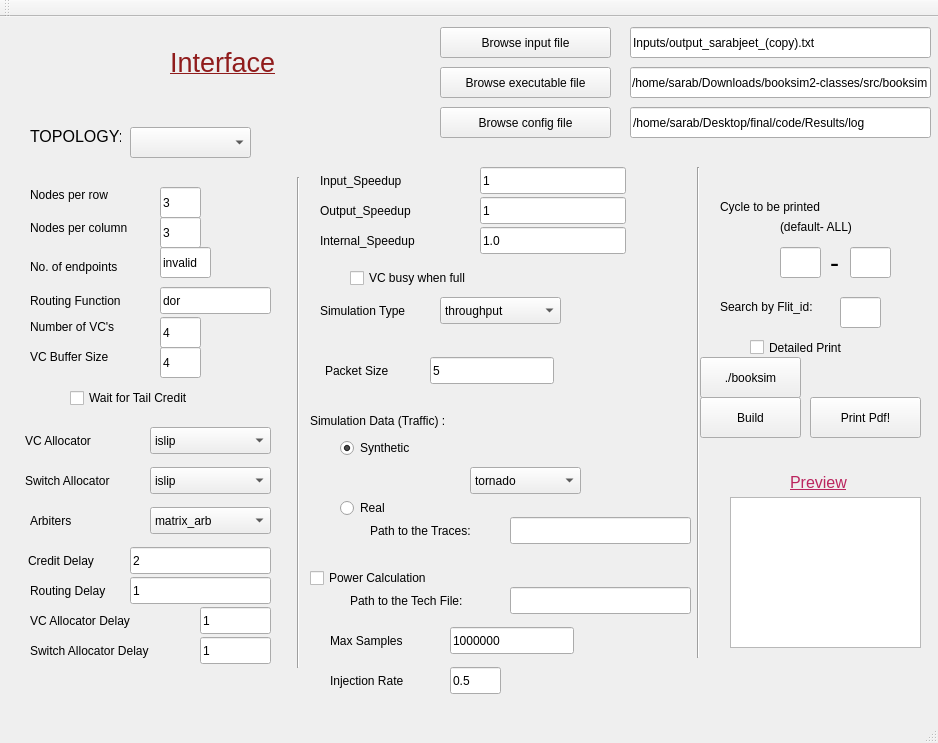
<?xml version="1.0" encoding="UTF-8"?>
<ui version="4.0">
 <class>MainWindow</class>
 <widget class="QMainWindow" name="MainWindow">
  <property name="geometry">
   <rect>
    <x>0</x>
    <y>0</y>
    <width>938</width>
    <height>743</height>
   </rect>
  </property>
  <property name="windowTitle">
   <string>MainWindow</string>
  </property>
  <property name="tabShape">
   <enum>QTabWidget::Triangular</enum>
  </property>
  <widget class="QWidget" name="centralWidget">
   <widget class="QGraphicsView" name="graphicsView">
    <property name="geometry">
     <rect>
      <x>730</x>
      <y>480</y>
      <width>191</width>
      <height>151</height>
     </rect>
    </property>
   </widget>
   <widget class="QLineEdit" name="lineEdit">
    <property name="geometry">
     <rect>
      <x>160</x>
      <y>170</y>
      <width>41</width>
      <height>31</height>
     </rect>
    </property>
    <property name="text">
     <string>3</string>
    </property>
   </widget>
   <widget class="QLineEdit" name="lineEdit_2">
    <property name="geometry">
     <rect>
      <x>160</x>
      <y>200</y>
      <width>41</width>
      <height>31</height>
     </rect>
    </property>
    <property name="text">
     <string>3</string>
    </property>
   </widget>
   <widget class="QLineEdit" name="lineEdit_3">
    <property name="geometry">
     <rect>
      <x>160</x>
      <y>230</y>
      <width>51</width>
      <height>31</height>
     </rect>
    </property>
    <property name="text">
     <string>invalid</string>
    </property>
   </widget>
   <widget class="QPushButton" name="print">
    <property name="geometry">
     <rect>
      <x>810</x>
      <y>380</y>
      <width>111</width>
      <height>41</height>
     </rect>
    </property>
    <property name="text">
     <string>Print Pdf!</string>
    </property>
   </widget>
   <widget class="QLabel" name="label_3">
    <property name="geometry">
     <rect>
      <x>30</x>
      <y>170</y>
      <width>111</width>
      <height>16</height>
     </rect>
    </property>
    <property name="text">
     <string>Nodes per row</string>
    </property>
   </widget>
   <widget class="QLabel" name="label_4">
    <property name="geometry">
     <rect>
      <x>30</x>
      <y>200</y>
      <width>131</width>
      <height>21</height>
     </rect>
    </property>
    <property name="text">
     <string>Nodes per column</string>
    </property>
   </widget>
   <widget class="QLabel" name="label_5">
    <property name="geometry">
     <rect>
      <x>30</x>
      <y>240</y>
      <width>114</width>
      <height>20</height>
     </rect>
    </property>
    <property name="text">
     <string>No. of endpoints</string>
    </property>
   </widget>
   <widget class="QComboBox" name="comboBox">
    <property name="geometry">
     <rect>
      <x>130</x>
      <y>110</y>
      <width>121</width>
      <height>31</height>
     </rect>
    </property>
   </widget>
   <widget class="QLabel" name="label_7">
    <property name="geometry">
     <rect>
      <x>30</x>
      <y>300</y>
      <width>114</width>
      <height>20</height>
     </rect>
    </property>
    <property name="text">
     <string>Number of VC's</string>
    </property>
   </widget>
   <widget class="QLabel" name="label_8">
    <property name="geometry">
     <rect>
      <x>30</x>
      <y>330</y>
      <width>114</width>
      <height>20</height>
     </rect>
    </property>
    <property name="text">
     <string>VC Buffer Size</string>
    </property>
   </widget>
   <widget class="QLineEdit" name="lineEdit_5">
    <property name="geometry">
     <rect>
      <x>160</x>
      <y>300</y>
      <width>41</width>
      <height>31</height>
     </rect>
    </property>
    <property name="text">
     <string>4</string>
    </property>
   </widget>
   <widget class="QLineEdit" name="lineEdit_8">
    <property name="geometry">
     <rect>
      <x>160</x>
      <y>330</y>
      <width>41</width>
      <height>31</height>
     </rect>
    </property>
    <property name="text">
     <string>4</string>
    </property>
   </widget>
   <widget class="QLabel" name="label_9">
    <property name="geometry">
     <rect>
      <x>720</x>
      <y>180</y>
      <width>161</width>
      <height>20</height>
     </rect>
    </property>
    <property name="text">
     <string>Cycle to be printed</string>
    </property>
   </widget>
   <widget class="QLabel" name="label_10">
    <property name="geometry">
     <rect>
      <x>780</x>
      <y>200</y>
      <width>111</width>
      <height>20</height>
     </rect>
    </property>
    <property name="text">
     <string>(default- ALL)</string>
    </property>
   </widget>
   <widget class="QLineEdit" name="lineEdit_9">
    <property name="geometry">
     <rect>
      <x>780</x>
      <y>230</y>
      <width>41</width>
      <height>31</height>
     </rect>
    </property>
   </widget>
   <widget class="QLineEdit" name="lineEdit_10">
    <property name="geometry">
     <rect>
      <x>850</x>
      <y>230</y>
      <width>41</width>
      <height>31</height>
     </rect>
    </property>
   </widget>
   <widget class="QLabel" name="label_11">
    <property name="geometry">
     <rect>
      <x>830</x>
      <y>230</y>
      <width>41</width>
      <height>20</height>
     </rect>
    </property>
    <property name="text">
     <string>&lt;html&gt;&lt;head/&gt;&lt;body&gt;&lt;p&gt;&lt;span style=&quot; font-size:20pt;&quot;&gt;-&lt;/span&gt;&lt;/p&gt;&lt;/body&gt;&lt;/html&gt;</string>
    </property>
   </widget>
   <widget class="QLabel" name="label_12">
    <property name="geometry">
     <rect>
      <x>720</x>
      <y>280</y>
      <width>161</width>
      <height>20</height>
     </rect>
    </property>
    <property name="text">
     <string>&lt;html&gt;&lt;head/&gt;&lt;body&gt;&lt;p&gt;Search by Flit_id:&lt;/p&gt;&lt;/body&gt;&lt;/html&gt;</string>
    </property>
   </widget>
   <widget class="QLineEdit" name="lineEdit_11">
    <property name="geometry">
     <rect>
      <x>840</x>
      <y>280</y>
      <width>41</width>
      <height>31</height>
     </rect>
    </property>
   </widget>
   <widget class="QCheckBox" name="checkBox">
    <property name="geometry">
     <rect>
      <x>750</x>
      <y>320</y>
      <width>151</width>
      <height>21</height>
     </rect>
    </property>
    <property name="text">
     <string>Detailed Print</string>
    </property>
   </widget>
   <widget class="QLabel" name="label_6">
    <property name="geometry">
     <rect>
      <x>170</x>
      <y>20</y>
      <width>241</width>
      <height>51</height>
     </rect>
    </property>
    <property name="text">
     <string>&lt;html&gt;&lt;head/&gt;&lt;body&gt;&lt;p&gt;&lt;span style=&quot; font-size:20pt; text-decoration: underline; color:#901c1c;&quot;&gt;Interface&lt;/span&gt;&lt;/p&gt;&lt;/body&gt;&lt;/html&gt;</string>
    </property>
   </widget>
   <widget class="QLabel" name="label_13">
    <property name="geometry">
     <rect>
      <x>790</x>
      <y>450</y>
      <width>71</width>
      <height>31</height>
     </rect>
    </property>
    <property name="text">
     <string>&lt;html&gt;&lt;head/&gt;&lt;body&gt;&lt;p&gt;&lt;span style=&quot; font-size:12pt; text-decoration: underline; color:#bb255e;&quot;&gt;Preview&lt;/span&gt;&lt;/p&gt;&lt;/body&gt;&lt;/html&gt;</string>
    </property>
   </widget>
   <widget class="QLabel" name="label_14">
    <property name="geometry">
     <rect>
      <x>30</x>
      <y>110</y>
      <width>91</width>
      <height>16</height>
     </rect>
    </property>
    <property name="text">
     <string>&lt;html&gt;&lt;head/&gt;&lt;body&gt;&lt;p&gt;&lt;span style=&quot; font-size:12pt;&quot;&gt;TOPOLOGY:&lt;/span&gt;&lt;/p&gt;&lt;/body&gt;&lt;/html&gt;</string>
    </property>
   </widget>
   <widget class="QLineEdit" name="lineEdit_4">
    <property name="geometry">
     <rect>
      <x>160</x>
      <y>270</y>
      <width>111</width>
      <height>27</height>
     </rect>
    </property>
    <property name="text">
     <string>dor</string>
    </property>
   </widget>
   <widget class="QLabel" name="label_15">
    <property name="geometry">
     <rect>
      <x>30</x>
      <y>270</y>
      <width>121</width>
      <height>27</height>
     </rect>
    </property>
    <property name="text">
     <string>Routing Function</string>
    </property>
   </widget>
   <widget class="QCheckBox" name="checkBox_2">
    <property name="geometry">
     <rect>
      <x>70</x>
      <y>370</y>
      <width>158</width>
      <height>22</height>
     </rect>
    </property>
    <property name="text">
     <string>Wait for Tail Credit</string>
    </property>
   </widget>
   <widget class="QLabel" name="label_16">
    <property name="geometry">
     <rect>
      <x>25</x>
      <y>410</y>
      <width>111</width>
      <height>27</height>
     </rect>
    </property>
    <property name="text">
     <string>VC Allocator</string>
    </property>
   </widget>
   <widget class="QComboBox" name="comboBox_4">
    <property name="geometry">
     <rect>
      <x>150</x>
      <y>410</y>
      <width>121</width>
      <height>27</height>
     </rect>
    </property>
    <item>
     <property name="text">
      <string>islip</string>
     </property>
    </item>
    <item>
     <property name="text">
      <string>loa</string>
     </property>
    </item>
    <item>
     <property name="text">
      <string>maxsize</string>
     </property>
    </item>
    <item>
     <property name="text">
      <string>pim</string>
     </property>
    </item>
    <item>
     <property name="text">
      <string>selalloc</string>
     </property>
    </item>
    <item>
     <property name="text">
      <string>separable</string>
     </property>
    </item>
    <item>
     <property name="text">
      <string>separable_input_first</string>
     </property>
    </item>
    <item>
     <property name="text">
      <string>seperable_output_first</string>
     </property>
    </item>
    <item>
     <property name="text">
      <string>wavefront</string>
     </property>
    </item>
   </widget>
   <widget class="QLabel" name="label_17">
    <property name="geometry">
     <rect>
      <x>25</x>
      <y>450</y>
      <width>111</width>
      <height>27</height>
     </rect>
    </property>
    <property name="text">
     <string>Switch Allocator</string>
    </property>
   </widget>
   <widget class="QLabel" name="label_18">
    <property name="geometry">
     <rect>
      <x>28</x>
      <y>530</y>
      <width>85</width>
      <height>27</height>
     </rect>
    </property>
    <property name="text">
     <string>Credit Delay</string>
    </property>
   </widget>
   <widget class="QLineEdit" name="lineEdit_12">
    <property name="geometry">
     <rect>
      <x>130</x>
      <y>530</y>
      <width>141</width>
      <height>27</height>
     </rect>
    </property>
    <property name="text">
     <string>2</string>
    </property>
   </widget>
   <widget class="QLineEdit" name="lineEdit_13">
    <property name="geometry">
     <rect>
      <x>130</x>
      <y>560</y>
      <width>141</width>
      <height>27</height>
     </rect>
    </property>
    <property name="text">
     <string>1</string>
    </property>
   </widget>
   <widget class="QLabel" name="label_19">
    <property name="geometry">
     <rect>
      <x>30</x>
      <y>560</y>
      <width>97</width>
      <height>27</height>
     </rect>
    </property>
    <property name="text">
     <string>Routing Delay</string>
    </property>
   </widget>
   <widget class="QLineEdit" name="lineEdit_14">
    <property name="geometry">
     <rect>
      <x>200</x>
      <y>590</y>
      <width>71</width>
      <height>27</height>
     </rect>
    </property>
    <property name="text">
     <string>1</string>
    </property>
   </widget>
   <widget class="QLabel" name="label_20">
    <property name="geometry">
     <rect>
      <x>30</x>
      <y>590</y>
      <width>128</width>
      <height>27</height>
     </rect>
    </property>
    <property name="text">
     <string>VC Allocator Delay</string>
    </property>
   </widget>
   <widget class="QLineEdit" name="lineEdit_15">
    <property name="geometry">
     <rect>
      <x>200</x>
      <y>620</y>
      <width>71</width>
      <height>27</height>
     </rect>
    </property>
    <property name="text">
     <string>1</string>
    </property>
   </widget>
   <widget class="QLabel" name="label_21">
    <property name="geometry">
     <rect>
      <x>30</x>
      <y>620</y>
      <width>154</width>
      <height>27</height>
     </rect>
    </property>
    <property name="text">
     <string>Switch Allocator Delay</string>
    </property>
   </widget>
   <widget class="Line" name="line">
    <property name="geometry">
     <rect>
      <x>290</x>
      <y>160</y>
      <width>16</width>
      <height>491</height>
     </rect>
    </property>
    <property name="orientation">
     <enum>Qt::Vertical</enum>
    </property>
   </widget>
   <widget class="Line" name="line_2">
    <property name="geometry">
     <rect>
      <x>690</x>
      <y>150</y>
      <width>16</width>
      <height>491</height>
     </rect>
    </property>
    <property name="orientation">
     <enum>Qt::Vertical</enum>
    </property>
   </widget>
   <widget class="QLineEdit" name="lineEdit_16">
    <property name="geometry">
     <rect>
      <x>480</x>
      <y>150</y>
      <width>146</width>
      <height>27</height>
     </rect>
    </property>
    <property name="text">
     <string>1</string>
    </property>
   </widget>
   <widget class="QLabel" name="label_22">
    <property name="geometry">
     <rect>
      <x>320</x>
      <y>150</y>
      <width>121</width>
      <height>27</height>
     </rect>
    </property>
    <property name="text">
     <string>Input_Speedup</string>
    </property>
   </widget>
   <widget class="QLabel" name="label_23">
    <property name="geometry">
     <rect>
      <x>320</x>
      <y>180</y>
      <width>121</width>
      <height>27</height>
     </rect>
    </property>
    <property name="text">
     <string>Output_Speedup</string>
    </property>
   </widget>
   <widget class="QLineEdit" name="lineEdit_17">
    <property name="geometry">
     <rect>
      <x>480</x>
      <y>180</y>
      <width>146</width>
      <height>27</height>
     </rect>
    </property>
    <property name="text">
     <string>1</string>
    </property>
   </widget>
   <widget class="QLabel" name="label_24">
    <property name="geometry">
     <rect>
      <x>320</x>
      <y>210</y>
      <width>121</width>
      <height>27</height>
     </rect>
    </property>
    <property name="text">
     <string>Internal_Speedup</string>
    </property>
   </widget>
   <widget class="QLineEdit" name="lineEdit_18">
    <property name="geometry">
     <rect>
      <x>480</x>
      <y>210</y>
      <width>146</width>
      <height>27</height>
     </rect>
    </property>
    <property name="text">
     <string>1.0</string>
    </property>
   </widget>
   <widget class="QCheckBox" name="checkBox_3">
    <property name="geometry">
     <rect>
      <x>350</x>
      <y>250</y>
      <width>162</width>
      <height>22</height>
     </rect>
    </property>
    <property name="text">
     <string>VC busy when full</string>
    </property>
   </widget>
   <widget class="QLabel" name="label_26">
    <property name="geometry">
     <rect>
      <x>325</x>
      <y>340</y>
      <width>76</width>
      <height>27</height>
     </rect>
    </property>
    <property name="text">
     <string>Packet Size</string>
    </property>
   </widget>
   <widget class="QLineEdit" name="lineEdit_20">
    <property name="geometry">
     <rect>
      <x>430</x>
      <y>340</y>
      <width>124</width>
      <height>27</height>
     </rect>
    </property>
    <property name="text">
     <string>5</string>
    </property>
   </widget>
   <widget class="QLabel" name="label_27">
    <property name="geometry">
     <rect>
      <x>320</x>
      <y>280</y>
      <width>121</width>
      <height>27</height>
     </rect>
    </property>
    <property name="text">
     <string>Simulation Type</string>
    </property>
   </widget>
   <widget class="QLineEdit" name="lineEdit_22">
    <property name="geometry">
     <rect>
      <x>450</x>
      <y>610</y>
      <width>124</width>
      <height>27</height>
     </rect>
    </property>
    <property name="text">
     <string>1000000</string>
    </property>
   </widget>
   <widget class="QLabel" name="label_28">
    <property name="geometry">
     <rect>
      <x>330</x>
      <y>610</y>
      <width>101</width>
      <height>27</height>
     </rect>
    </property>
    <property name="text">
     <string>Max Samples</string>
    </property>
   </widget>
   <widget class="QLineEdit" name="lineEdit_23">
    <property name="geometry">
     <rect>
      <x>450</x>
      <y>650</y>
      <width>51</width>
      <height>27</height>
     </rect>
    </property>
    <property name="text">
     <string>0.5</string>
    </property>
   </widget>
   <widget class="QLabel" name="label_29">
    <property name="geometry">
     <rect>
      <x>330</x>
      <y>650</y>
      <width>101</width>
      <height>27</height>
     </rect>
    </property>
    <property name="text">
     <string>Injection Rate</string>
    </property>
   </widget>
   <widget class="QComboBox" name="comboBox_5">
    <property name="geometry">
     <rect>
      <x>150</x>
      <y>450</y>
      <width>121</width>
      <height>27</height>
     </rect>
    </property>
    <item>
     <property name="text">
      <string>islip</string>
     </property>
    </item>
    <item>
     <property name="text">
      <string>loa</string>
     </property>
    </item>
    <item>
     <property name="text">
      <string>maxsize</string>
     </property>
    </item>
    <item>
     <property name="text">
      <string>pim</string>
     </property>
    </item>
    <item>
     <property name="text">
      <string>selalloc</string>
     </property>
    </item>
    <item>
     <property name="text">
      <string>separable</string>
     </property>
    </item>
    <item>
     <property name="text">
      <string>separable_input_first</string>
     </property>
    </item>
    <item>
     <property name="text">
      <string>seperable_output_first</string>
     </property>
    </item>
    <item>
     <property name="text">
      <string>wavefront</string>
     </property>
    </item>
   </widget>
   <widget class="QComboBox" name="comboBox_2">
    <property name="geometry">
     <rect>
      <x>440</x>
      <y>280</y>
      <width>121</width>
      <height>27</height>
     </rect>
    </property>
    <item>
     <property name="text">
      <string>throughput</string>
     </property>
    </item>
    <item>
     <property name="text">
      <string>latency</string>
     </property>
    </item>
   </widget>
   <widget class="QLabel" name="label_30">
    <property name="geometry">
     <rect>
      <x>30</x>
      <y>490</y>
      <width>111</width>
      <height>27</height>
     </rect>
    </property>
    <property name="text">
     <string>Arbiters</string>
    </property>
   </widget>
   <widget class="QComboBox" name="comboBox_3">
    <property name="geometry">
     <rect>
      <x>150</x>
      <y>490</y>
      <width>121</width>
      <height>27</height>
     </rect>
    </property>
    <item>
     <property name="text">
      <string>matrix_arb</string>
     </property>
    </item>
    <item>
     <property name="text">
      <string>prio_arb</string>
     </property>
    </item>
    <item>
     <property name="text">
      <string>roundrobin_arb</string>
     </property>
    </item>
    <item>
     <property name="text">
      <string>tree_arb</string>
     </property>
    </item>
   </widget>
   <widget class="QLabel" name="label_31">
    <property name="geometry">
     <rect>
      <x>310</x>
      <y>390</y>
      <width>181</width>
      <height>27</height>
     </rect>
    </property>
    <property name="text">
     <string>Simulation Data (Traffic) :</string>
    </property>
   </widget>
   <widget class="QRadioButton" name="radioButton">
    <property name="geometry">
     <rect>
      <x>340</x>
      <y>420</y>
      <width>117</width>
      <height>22</height>
     </rect>
    </property>
    <property name="text">
     <string>Synthetic</string>
    </property>
    <property name="checked">
     <bool>true</bool>
    </property>
    <attribute name="buttonGroup">
     <string notr="true">buttonGroup</string>
    </attribute>
   </widget>
   <widget class="QComboBox" name="comboBox_6">
    <property name="geometry">
     <rect>
      <x>470</x>
      <y>450</y>
      <width>111</width>
      <height>27</height>
     </rect>
    </property>
    <item>
     <property name="text">
      <string>tornado</string>
     </property>
    </item>
    <item>
     <property name="text">
      <string>bitcomp</string>
     </property>
    </item>
    <item>
     <property name="text">
      <string>transpose</string>
     </property>
    </item>
    <item>
     <property name="text">
      <string>bitrev</string>
     </property>
    </item>
    <item>
     <property name="text">
      <string>shuffle</string>
     </property>
    </item>
    <item>
     <property name="text">
      <string>uniform</string>
     </property>
    </item>
    <item>
     <property name="text">
      <string>diagonal</string>
     </property>
    </item>
    <item>
     <property name="text">
      <string>assymetric</string>
     </property>
    </item>
    <item>
     <property name="text">
      <string>taper64</string>
     </property>
    </item>
   </widget>
   <widget class="QLineEdit" name="lineEdit_21">
    <property name="geometry">
     <rect>
      <x>510</x>
      <y>500</y>
      <width>181</width>
      <height>27</height>
     </rect>
    </property>
    <property name="text">
     <string/>
    </property>
   </widget>
   <widget class="QLabel" name="label_32">
    <property name="geometry">
     <rect>
      <x>370</x>
      <y>500</y>
      <width>131</width>
      <height>27</height>
     </rect>
    </property>
    <property name="text">
     <string>Path to the Traces:</string>
    </property>
   </widget>
   <widget class="QCheckBox" name="checkBox_4">
    <property name="geometry">
     <rect>
      <x>310</x>
      <y>550</y>
      <width>171</width>
      <height>22</height>
     </rect>
    </property>
    <property name="text">
     <string>Power Calculation</string>
    </property>
   </widget>
   <widget class="QLineEdit" name="lineEdit_24">
    <property name="geometry">
     <rect>
      <x>510</x>
      <y>570</y>
      <width>181</width>
      <height>27</height>
     </rect>
    </property>
    <property name="text">
     <string/>
    </property>
   </widget>
   <widget class="QLabel" name="label_33">
    <property name="geometry">
     <rect>
      <x>350</x>
      <y>570</y>
      <width>151</width>
      <height>27</height>
     </rect>
    </property>
    <property name="text">
     <string>Path to the Tech File:</string>
    </property>
   </widget>
   <widget class="QRadioButton" name="radioButton_2">
    <property name="geometry">
     <rect>
      <x>340</x>
      <y>480</y>
      <width>117</width>
      <height>22</height>
     </rect>
    </property>
    <property name="text">
     <string>Real</string>
    </property>
    <attribute name="buttonGroup">
     <string notr="true">buttonGroup</string>
    </attribute>
   </widget>
   <widget class="QPushButton" name="build">
    <property name="geometry">
     <rect>
      <x>700</x>
      <y>380</y>
      <width>101</width>
      <height>41</height>
     </rect>
    </property>
    <property name="text">
     <string>Build</string>
    </property>
   </widget>
   <widget class="QPushButton" name="run">
    <property name="geometry">
     <rect>
      <x>700</x>
      <y>340</y>
      <width>101</width>
      <height>41</height>
     </rect>
    </property>
    <property name="text">
     <string>./booksim</string>
    </property>
   </widget>
   <widget class="QPushButton" name="browse">
    <property name="geometry">
     <rect>
      <x>440</x>
      <y>10</y>
      <width>171</width>
      <height>31</height>
     </rect>
    </property>
    <property name="text">
     <string>Browse input file</string>
    </property>
   </widget>
   <widget class="QLineEdit" name="lineEdit_browse">
    <property name="geometry">
     <rect>
      <x>630</x>
      <y>10</y>
      <width>301</width>
      <height>31</height>
     </rect>
    </property>
    <property name="text">
     <string>Inputs/output_sarabjeet_(copy).txt</string>
    </property>
   </widget>
   <widget class="QPushButton" name="browse_exe">
    <property name="geometry">
     <rect>
      <x>440</x>
      <y>50</y>
      <width>171</width>
      <height>31</height>
     </rect>
    </property>
    <property name="text">
     <string>Browse executable file</string>
    </property>
   </widget>
   <widget class="QLineEdit" name="lineEdit_browse_2">
    <property name="geometry">
     <rect>
      <x>630</x>
      <y>50</y>
      <width>301</width>
      <height>31</height>
     </rect>
    </property>
    <property name="text">
     <string>/home/sarab/Downloads/booksim2-classes/src/booksim</string>
    </property>
   </widget>
   <widget class="QPushButton" name="browse_config">
    <property name="geometry">
     <rect>
      <x>440</x>
      <y>90</y>
      <width>171</width>
      <height>31</height>
     </rect>
    </property>
    <property name="text">
     <string>Browse config file</string>
    </property>
   </widget>
   <widget class="QLineEdit" name="lineEdit_browse_3">
    <property name="geometry">
     <rect>
      <x>630</x>
      <y>90</y>
      <width>301</width>
      <height>31</height>
     </rect>
    </property>
    <property name="text">
     <string>/home/sarab/Desktop/final/code/Results/log</string>
    </property>
   </widget>
  </widget>
  <widget class="QMenuBar" name="menuBar">
   <property name="geometry">
    <rect>
     <x>0</x>
     <y>0</y>
     <width>938</width>
     <height>25</height>
    </rect>
   </property>
  </widget>
  <widget class="QToolBar" name="mainToolBar">
   <attribute name="toolBarArea">
    <enum>TopToolBarArea</enum>
   </attribute>
   <attribute name="toolBarBreak">
    <bool>false</bool>
   </attribute>
  </widget>
  <widget class="QStatusBar" name="statusBar"/>
 </widget>
 <layoutdefault spacing="6" margin="11"/>
 <resources/>
 <connections/>
 <buttongroups>
  <buttongroup name="buttonGroup"/>
 </buttongroups>
</ui>
